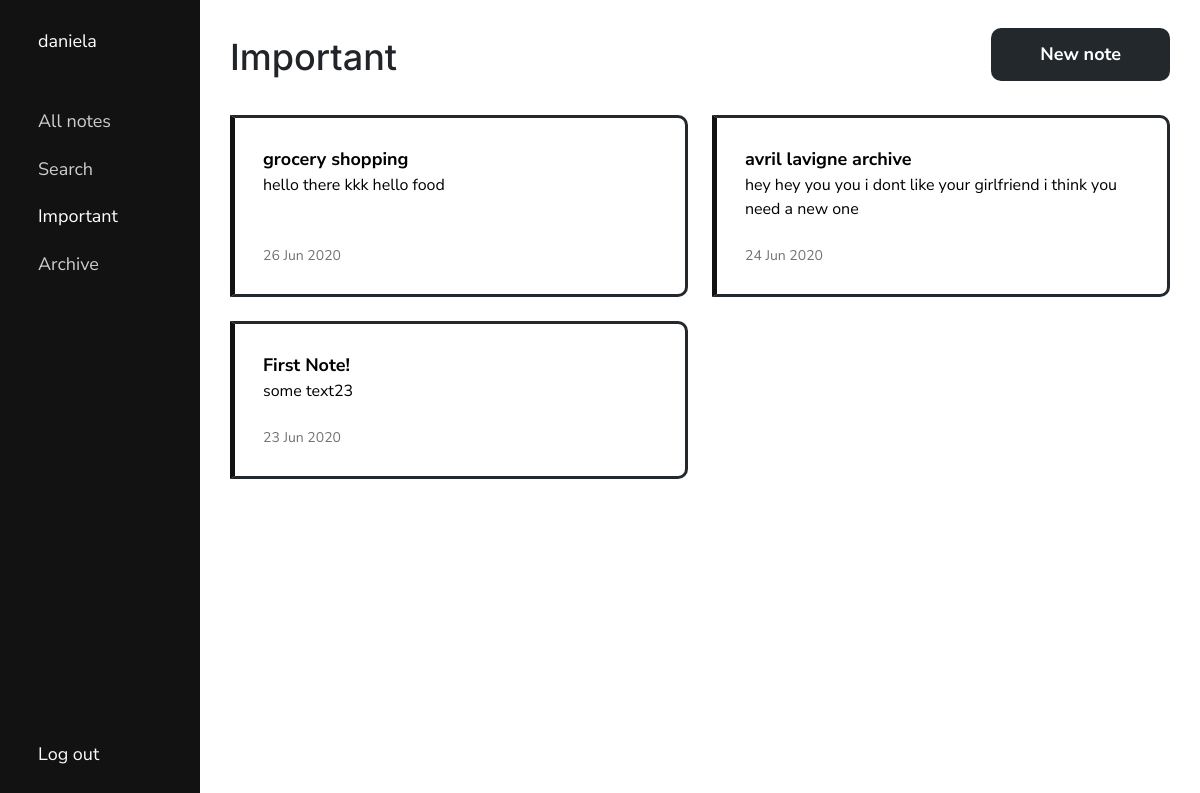
The page /important/ (signed in) on the database as committed earlier.
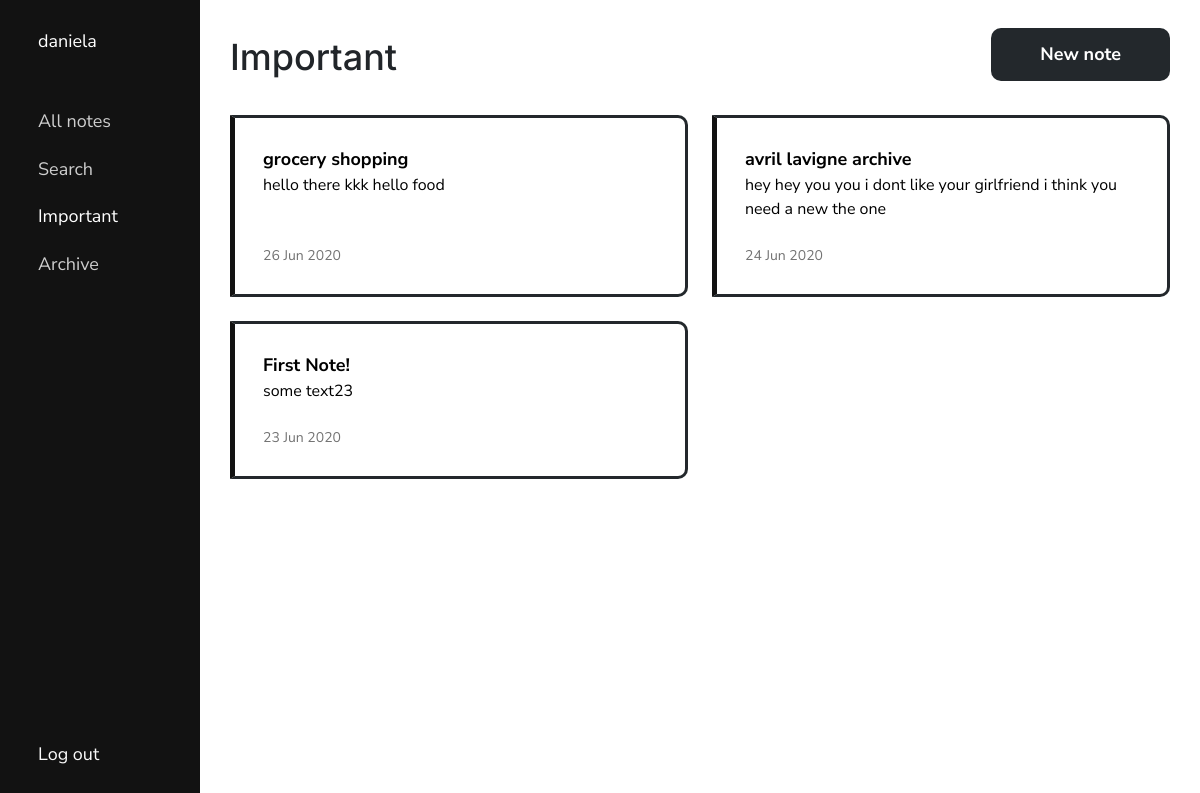
The same page on the database as committed later.
### notes/models.py (models this page shows, shortened)
class Note(models.Model):
    title = models.TextField(max_length=100)
    text = HTMLField(blank=True)
    date = models.DateTimeField(auto_now_add=True)
    important = models.BooleanField(default=False)
    archive = models.BooleanField(default=False)
    user = models.ForeignKey(User, on_delete=models.CASCADE)

### notes/views.py (the view)
# urls.py: path('important/', views.important, name='important'),
def important(request):
    important = Note.objects.filter(user=request.user, important=True, archive=False).order_by('-date')
    active = 'importantLink'
    return render(request, 'notes/important.html', {'important': important, 'active': active})

### notes/templates/notes/important.html (shortened to what this page needs)
{% load static %}
<!DOCTYPE html>
<html>
<head>
    <link rel="stylesheet" href="https://stackpath.bootstrapcdn.com/bootstrap/4.5.0/css/bootstrap.min.css">
    <link rel="stylesheet" type="text/css" href="{% static 'notes/style.css' %}">
    <link rel="stylesheet" type="text/css" href="{% static 'notes/notes.css' %}">
</head>
<body>
    <div class="container-fluid">
        <div class="row" id="mainRow">
            {% include "notes/navbar.html" %}
            <div class="col-sm-9 col-md-10 col-lg-10" id="content">
                <div class="container">
                    <div>
                        <h1>Important</h1>
                        <a href="{% url 'add' %}" class="btn medium-text">New note</a>
                    </div>
                    {% if important %}
                    <div id="notes">
                        <ul>
                            {% for note in important %}
                            <li class="note {% if note.important %} important{% endif %}">
                                <a href="{% url 'note' note.id %}">
                                    <div class="note-info">
                                        <div class="note-content">
                                            <div class="medium-text"><b>{{ note.title }}</b></div>
                                            {% if note.text %}
                                            <div class="note-text">{{ note.text|striptags|truncatechars:150 }}</div>
                                            {% endif %}
                                        </div>
                                        <div class="date">{{ note.date|date:'d M Y' }}</div>
                                    </div>
                                </a>
                            </li>
                            {% endfor %}
                        </ul>
                    </div>
                    {% else %}
                    <div id="noNotes">
                        <p class="text-center medium-text">You don't have any notes marked as important.</p>
                    </div>
                    {% endif %}
                </div>
            </div>
        </div>
    </div>
</body>
</html>

Rows that differ between the two databases and show on the page:
changed Note "avril lavigne archive": text "hey hey you you i dont like your girlfriend i think you need a new one" → "hey hey you you i dont like your girlfriend i think you need a new the one"
